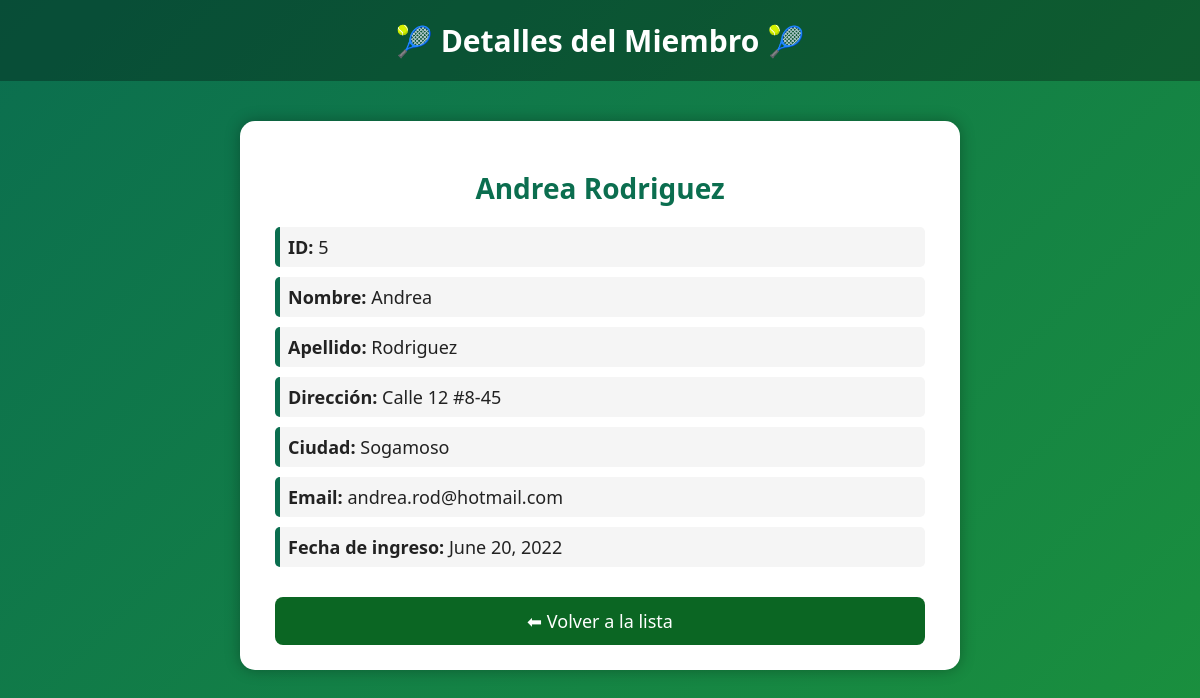
/members/details/5, run on the app's committed database.
### members/models.py (models this page shows)
class Member(models.Model):
  firstname = models.CharField(max_length=255)
  lastname = models.CharField(max_length=255)
  phone = models.IntegerField(null=True)
  joined_date = models.DateField(null=True)
  email = models.EmailField(null=True)
  address = models.CharField(max_length=255, null=True)
  city = models.CharField(max_length=255, null=True)

### members/views.py (the view)
# urls.py: path('members/details/<int:id>', views.details, name='details'),
def details(request, id):
  mymember = Member.objects.get(id=id)
  template = loader.get_template('details.html')
  context = {
    'miembro': mymember,
  }
  return HttpResponse(template.render(context, request))

### members/templates/details.html (shortened to what this page needs)
<!DOCTYPE html>
<html lang="es">
<head>
</head>
<body>
<header>
    🎾 Detalles del Miembro 🎾
</header>
<div class="container">
    <h2>{{ miembro.firstname }} {{ miembro.lastname }}</h2>
    <div class="info-box">
        <p><strong>ID:</strong> {{ miembro.id }}</p>
        <p><strong>Nombre:</strong> {{ miembro.firstname }}</p>
        <p><strong>Apellido:</strong> {{ miembro.lastname }}</p>
        <p><strong>Dirección:</strong> {{ miembro.address }}</p>
        <p><strong>Ciudad:</strong> {{ miembro.city }}</p>
        <p><strong>Email:</strong> {{ miembro.email }}</p>
        <p><strong>Fecha de ingreso:</strong> {{ miembro.joined_date }}</p>
    </div>
    <a class="back-btn" href="/members/">⬅ Volver a la lista</a>
</div>
</body>
</html>

### members/templates/details.html (style rules this page uses)
body { margin: 0; font-family: 'Segoe UI', Tahoma, Geneva, Verdana, sans-serif; background: linear-gradient(135deg, #0b6e4f, #1a8f3e); color: #fff; }
header { background: rgba(0,0,0,0.3); padding: 20px; text-align: center; font-size: 30px; font-weight: bold; }
.container { max-width: 650px; margin: 40px auto; background: white; color: #222; padding: 25px 35px; border-radius: 15px; box-shadow: 0 0 15px rgba(0,0,0,0.3); }
h2 { text-align: center; color: #0b6e4f; margin-bottom: 20px; font-size: 28px; }
.info-box { margin-top: 20px; }
.info-box p { font-size: 18px; margin: 10px 0; padding: 8px; background: #f5f5f5; border-left: 5px solid #0b6e4f; border-radius: 5px; }
.back-btn { display: block; margin-top: 30px; text-align: center; padding: 12px; background: #0b6623; color: white; text-decoration: none; font-size: 18px; border-radius: 8px; transition: 0.3s; }

### data on the page
Member: firstname "Andrea", lastname "Rodriguez", id "5", address "Calle 12 #8-45", city "Sogamoso", email "andrea.rod@hotmail.com", joined_date "June 20, 2022"
